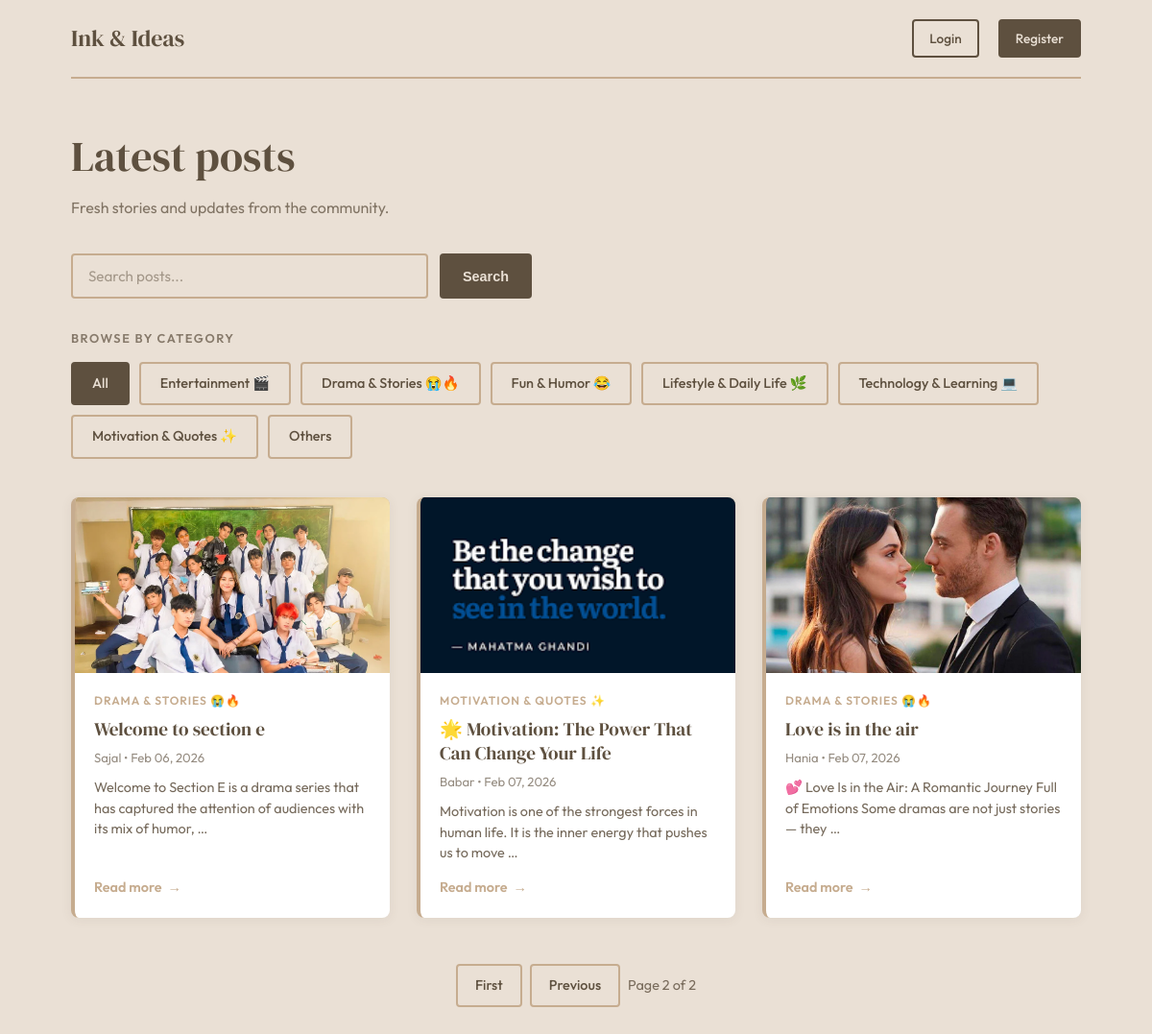
The page /?q=&category=&page=2 on the database its author committed.
### Project/models.py (models this page shows, shortened)
class Category(models.Model):
    name=models.CharField(max_length=100)
    description=models.TextField()
    class Meta:
        verbose_name_plural = "Categories"

class BlogPost(models.Model):
    title=models.CharField(max_length=100)
    content=models.TextField()
    pub_date=models.DateTimeField(auto_now_add=True)
    author=models.ForeignKey(User,on_delete=models.CASCADE)
    slug=models.SlugField(max_length=100)
    featured_image=models.ImageField(upload_to='images/',blank=True,null=True)
    status=models.CharField(max_length=10,choices=(('Draft','Draft'),('Published','Published')))
    category = models.ForeignKey(Category, on_delete=models.SET_NULL, null=True)

### Project/views.py (the view)
# urls.py: 2. Add a URL to urlpatterns:  path('', views.home, name='home')
def home(request):
    q = request.GET.get('q', '')
    category_filter = request.GET.get('category', '')
    posts = BlogPost.objects.all()
    categories = Category.objects.all()
    if q:
        posts = posts.filter(title__icontains=q)
    elif category_filter:
        posts = posts.filter(category__name__icontains=category_filter)
    paginator = Paginator(posts, 6)
    page_number = request.GET.get("page")
    page_obj = paginator.get_page(page_number)
    return render(request, 'home.html', {
        'posts': page_obj,
        'q': q,
        'categories': categories,
        'category_filter': category_filter
    })

### Project/templates/home.html (shortened to what this page needs)
<!DOCTYPE html>
<html lang="en">
<head>
</head>
<body>
    <div class="container">
        <header class="navbar">
            <a href="{% url 'home' %}" class="brand">Ink & Ideas</a>
            <div class="nav-links">
                {% if user.is_authenticated %}
                    <a href="{% url 'profile' %}" class="nav-button">Profile</a>
                    <span style="font-size: 0.9rem; color: var(--bg-color); opacity: 0.9;">Hi, {{ user.username }}</span>
                    <a href="{% url 'logout' %}" class="nav-button">Logout</a>
                {% else %}
                    <a href="{% url 'login' %}" class="nav-button">Login</a>
                    <a href="{% url 'register' %}" class="nav-button nav-button__primary">Register</a>
                {% endif %}
            </div>
        </header>
        <main>
            <section class="hero">
                <h1 class="hero-title">Latest posts</h1>
                <p class="hero-subtitle">Fresh stories and updates from the community.</p>
            </section>
            <form method="GET" class="search-wrapper">
                <div class="search-form">
                    <input type="text" name="q" placeholder="Search posts..." value="{{ q }}">
                    <input type="submit" value="Search">
                </div>
            </form>
            <section class="category-section">
                <h2 class="category-section-title">Browse by category</h2>
                <div class="category-chips">
                    <a href="?q={{ q }}" class="category-chip{% if not category_filter %} active{% endif %}">All</a>
                    {% for category in categories %}
                        <a href="?category={{ category.name }}{% if q %}&q={{ q }}{% endif %}"
                           class="category-chip{% if category_filter == category.name %} active{% endif %}">
                            {{ category.name }}
                        </a>
                    {% endfor %}
                </div>
            </section>
            {% if posts %}
                <section class="posts-grid">
                    {% for post in posts %}
                        <article class="post-card">
                            {% if post.featured_image %}
                                <div class="post-image-wrapper">
                                    <img src="{{ post.featured_image.url }}" alt="{{ post.title }}">
                                </div>
                            {% endif %}
                            <div class="post-content">
                                {% if post.category %}
                                    <span class="post-category-tag">{{ post.category.name }}</span>
                                {% endif %}
                                <h2 class="post-title">
                                    <a href="{% url 'detail' post.slug %}">{{ post.title }}</a>
                                </h2>
                                <p class="post-meta">
                                    {{ post.author }} • {{ post.pub_date|date:"M d, Y" }}
                                </p>
                                <p class="post-excerpt">
                                    {{ post.content|truncatewords:20 }}
                                </p>
                                <a class="post-readmore" href="{% url 'detail' post.slug %}">Read more</a>
                            </div>
                        </article>
                    {% endfor %}
                </section>
                <div class="pagination">
                    {% if posts.has_previous %}
                        <a href="?q={{ q }}&category={{ category_filter }}&page=1">First</a>
                        <a href="?q={{ q }}&category={{ category_filter }}&page={{ posts.previous_page_number }}">Previous</a>
                    {% endif %}
                    <span>Page {{ posts.number }} of {{ posts.paginator.num_pages }}</span>
                </div>
            {% else %}
                <p class="empty-state">No posts found.</p>
            {% endif %}
        </main>
    </div>
</body>
</html>

### rows shown on the page
Category: name "Entertainment 🎬"
Category: name "Drama & Stories 😭🔥"
Category: name "Fun & Humor 😂"
Category: name "Lifestyle & Daily Life 🌿"
Category: name "Technology & Learning 💻"
Category: name "Motivation & Quotes ✨"
Category: name "Others"
BlogPost: featured_image (picture), category.name "DRAMA & STORIES 😭🔥", title "Welcome to section e", author "Sajal", pub_date "Feb 06, 2026", content "Welcome to Section E is a drama series that has captured the attention of audiences with its mix of humor, …"
BlogPost: featured_image (picture), category.name "MOTIVATION & QUOTES ✨", title "🌟 Motivation: The Power That Can Change Your Life", author "Babar", pub_date "Feb 07, 2026", content "Motivation is one of the strongest forces in human life. It is the inner energy that pushes us to move …"
BlogPost: featured_image (picture), category.name "DRAMA & STORIES 😭🔥", title "Love is in the air", author "Hania", pub_date "Feb 07, 2026", content "💕 Love Is in the Air: A Romantic Journey Full of Emotions Some dramas are not just stories — they …"

### other values the page prints
{{ posts.number }} "2"
{{ posts.paginator.num_pages }} "2"
